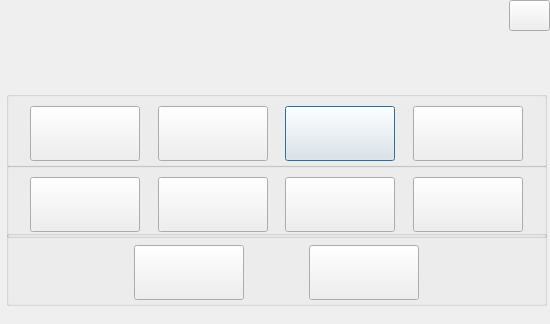
<?xml version="1.0" encoding="UTF-8"?>
<ui version="4.0">
 <class>Dialogmenu</class>
 <widget class="QDialog" name="Dialogmenu">
  <property name="geometry">
   <rect>
    <x>0</x>
    <y>0</y>
    <width>550</width>
    <height>324</height>
   </rect>
  </property>
  <property name="windowTitle">
   <string>植此青绿小游戏</string>
  </property>
  <widget class="QGroupBox" name="groupBox14">
   <property name="geometry">
    <rect>
     <x>6</x>
     <y>91</y>
     <width>541</width>
     <height>76</height>
    </rect>
   </property>
   <property name="styleSheet">
    <string notr="true"/>
   </property>
   <property name="title">
    <string/>
   </property>
   <property name="flat">
    <bool>false</bool>
   </property>
   <layout class="QGridLayout" name="gridLayout">
    <item row="0" column="5">
     <widget class="QPushButton" name="pushButton3">
      <property name="minimumSize">
       <size>
        <width>110</width>
        <height>55</height>
       </size>
      </property>
      <property name="font">
       <font>
        <family>江城正义体 400W</family>
        <pointsize>12</pointsize>
       </font>
      </property>
      <property name="text">
       <string/>
      </property>
     </widget>
    </item>
    <item row="0" column="6">
     <spacer name="horizontalSpacer_19">
      <property name="orientation">
       <enum>Qt::Horizontal</enum>
      </property>
      <property name="sizeHint" stdset="0">
       <size>
        <width>8</width>
        <height>20</height>
       </size>
      </property>
     </spacer>
    </item>
    <item row="0" column="2">
     <spacer name="horizontalSpacer_13">
      <property name="orientation">
       <enum>Qt::Horizontal</enum>
      </property>
      <property name="sizeHint" stdset="0">
       <size>
        <width>8</width>
        <height>20</height>
       </size>
      </property>
     </spacer>
    </item>
    <item row="0" column="1">
     <widget class="QPushButton" name="pushButton1">
      <property name="minimumSize">
       <size>
        <width>110</width>
        <height>55</height>
       </size>
      </property>
      <property name="font">
       <font>
        <family>思源黑体 CN Medium</family>
        <pointsize>15</pointsize>
        <bold>false</bold>
       </font>
      </property>
      <property name="text">
       <string/>
      </property>
     </widget>
    </item>
    <item row="0" column="8">
     <spacer name="horizontalSpacer_20">
      <property name="orientation">
       <enum>Qt::Horizontal</enum>
      </property>
      <property name="sizeHint" stdset="0">
       <size>
        <width>6</width>
        <height>20</height>
       </size>
      </property>
     </spacer>
    </item>
    <item row="0" column="7">
     <widget class="QPushButton" name="pushButton4">
      <property name="minimumSize">
       <size>
        <width>110</width>
        <height>55</height>
       </size>
      </property>
      <property name="font">
       <font>
        <family>江城正义体 400W</family>
        <pointsize>12</pointsize>
       </font>
      </property>
      <property name="text">
       <string/>
      </property>
     </widget>
    </item>
    <item row="0" column="3">
     <widget class="QPushButton" name="pushButton2">
      <property name="minimumSize">
       <size>
        <width>110</width>
        <height>55</height>
       </size>
      </property>
      <property name="font">
       <font>
        <family>江城正义体 400W</family>
        <pointsize>12</pointsize>
       </font>
      </property>
      <property name="text">
       <string/>
      </property>
     </widget>
    </item>
    <item row="0" column="4">
     <spacer name="horizontalSpacer_18">
      <property name="orientation">
       <enum>Qt::Horizontal</enum>
      </property>
      <property name="sizeHint" stdset="0">
       <size>
        <width>5</width>
        <height>20</height>
       </size>
      </property>
     </spacer>
    </item>
    <item row="0" column="0">
     <spacer name="horizontalSpacer_12">
      <property name="orientation">
       <enum>Qt::Horizontal</enum>
      </property>
      <property name="sizeHint" stdset="0">
       <size>
        <width>6</width>
        <height>20</height>
       </size>
      </property>
     </spacer>
    </item>
   </layout>
  </widget>
  <widget class="QGroupBox" name="groupBox58">
   <property name="geometry">
    <rect>
     <x>6</x>
     <y>162</y>
     <width>541</width>
     <height>76</height>
    </rect>
   </property>
   <property name="styleSheet">
    <string notr="true"/>
   </property>
   <property name="title">
    <string/>
   </property>
   <property name="flat">
    <bool>false</bool>
   </property>
   <layout class="QHBoxLayout" name="horizontalLayout_2">
    <item>
     <spacer name="horizontalSpacer_14">
      <property name="orientation">
       <enum>Qt::Horizontal</enum>
      </property>
      <property name="sizeHint" stdset="0">
       <size>
        <width>9</width>
        <height>20</height>
       </size>
      </property>
     </spacer>
    </item>
    <item>
     <widget class="QPushButton" name="pushButton5">
      <property name="minimumSize">
       <size>
        <width>110</width>
        <height>55</height>
       </size>
      </property>
      <property name="font">
       <font>
        <family>江城正义体 400W</family>
        <pointsize>12</pointsize>
       </font>
      </property>
      <property name="text">
       <string/>
      </property>
     </widget>
    </item>
    <item>
     <spacer name="horizontalSpacer_15">
      <property name="orientation">
       <enum>Qt::Horizontal</enum>
      </property>
      <property name="sizeHint" stdset="0">
       <size>
        <width>9</width>
        <height>20</height>
       </size>
      </property>
     </spacer>
    </item>
    <item>
     <widget class="QPushButton" name="pushButton6">
      <property name="minimumSize">
       <size>
        <width>110</width>
        <height>55</height>
       </size>
      </property>
      <property name="font">
       <font>
        <family>江城正义体 400W</family>
        <pointsize>12</pointsize>
       </font>
      </property>
      <property name="text">
       <string/>
      </property>
     </widget>
    </item>
    <item>
     <spacer name="horizontalSpacer_21">
      <property name="orientation">
       <enum>Qt::Horizontal</enum>
      </property>
      <property name="sizeHint" stdset="0">
       <size>
        <width>10</width>
        <height>20</height>
       </size>
      </property>
     </spacer>
    </item>
    <item>
     <widget class="QPushButton" name="pushButton7">
      <property name="minimumSize">
       <size>
        <width>110</width>
        <height>55</height>
       </size>
      </property>
      <property name="font">
       <font>
        <family>江城正义体 400W</family>
        <pointsize>12</pointsize>
       </font>
      </property>
      <property name="text">
       <string/>
      </property>
     </widget>
    </item>
    <item>
     <spacer name="horizontalSpacer_22">
      <property name="orientation">
       <enum>Qt::Horizontal</enum>
      </property>
      <property name="sizeHint" stdset="0">
       <size>
        <width>9</width>
        <height>20</height>
       </size>
      </property>
     </spacer>
    </item>
    <item>
     <widget class="QPushButton" name="pushButton8">
      <property name="minimumSize">
       <size>
        <width>110</width>
        <height>55</height>
       </size>
      </property>
      <property name="font">
       <font>
        <family>江城正义体 400W</family>
        <pointsize>12</pointsize>
       </font>
      </property>
      <property name="text">
       <string/>
      </property>
     </widget>
    </item>
    <item>
     <spacer name="horizontalSpacer_23">
      <property name="orientation">
       <enum>Qt::Horizontal</enum>
      </property>
      <property name="sizeHint" stdset="0">
       <size>
        <width>9</width>
        <height>20</height>
       </size>
      </property>
     </spacer>
    </item>
   </layout>
  </widget>
  <widget class="QGroupBox" name="groupBox910">
   <property name="geometry">
    <rect>
     <x>6</x>
     <y>230</y>
     <width>541</width>
     <height>76</height>
    </rect>
   </property>
   <property name="styleSheet">
    <string notr="true"/>
   </property>
   <property name="title">
    <string/>
   </property>
   <property name="flat">
    <bool>false</bool>
   </property>
   <layout class="QHBoxLayout" name="horizontalLayout_4">
    <item>
     <spacer name="horizontalSpacer_27">
      <property name="orientation">
       <enum>Qt::Horizontal</enum>
      </property>
      <property name="sizeHint" stdset="0">
       <size>
        <width>9</width>
        <height>20</height>
       </size>
      </property>
     </spacer>
    </item>
    <item>
     <spacer name="horizontalSpacer_28">
      <property name="orientation">
       <enum>Qt::Horizontal</enum>
      </property>
      <property name="sizeHint" stdset="0">
       <size>
        <width>9</width>
        <height>20</height>
       </size>
      </property>
     </spacer>
    </item>
    <item>
     <widget class="QPushButton" name="pushButton9">
      <property name="minimumSize">
       <size>
        <width>110</width>
        <height>55</height>
       </size>
      </property>
      <property name="font">
       <font>
        <family>江城正义体 400W</family>
        <pointsize>12</pointsize>
       </font>
      </property>
      <property name="text">
       <string/>
      </property>
     </widget>
    </item>
    <item>
     <spacer name="horizontalSpacer_29">
      <property name="orientation">
       <enum>Qt::Horizontal</enum>
      </property>
      <property name="sizeHint" stdset="0">
       <size>
        <width>10</width>
        <height>20</height>
       </size>
      </property>
     </spacer>
    </item>
    <item>
     <widget class="QPushButton" name="pushButton10">
      <property name="minimumSize">
       <size>
        <width>110</width>
        <height>55</height>
       </size>
      </property>
      <property name="font">
       <font>
        <family>江城正义体 400W</family>
        <pointsize>12</pointsize>
       </font>
      </property>
      <property name="text">
       <string/>
      </property>
     </widget>
    </item>
    <item>
     <spacer name="horizontalSpacer_30">
      <property name="orientation">
       <enum>Qt::Horizontal</enum>
      </property>
      <property name="sizeHint" stdset="0">
       <size>
        <width>9</width>
        <height>20</height>
       </size>
      </property>
     </spacer>
    </item>
    <item>
     <spacer name="horizontalSpacer_31">
      <property name="orientation">
       <enum>Qt::Horizontal</enum>
      </property>
      <property name="sizeHint" stdset="0">
       <size>
        <width>9</width>
        <height>20</height>
       </size>
      </property>
     </spacer>
    </item>
   </layout>
  </widget>
  <widget class="QLabel" name="labelbackground">
   <property name="geometry">
    <rect>
     <x>0</x>
     <y>0</y>
     <width>550</width>
     <height>324</height>
    </rect>
   </property>
   <property name="minimumSize">
    <size>
     <width>550</width>
     <height>324</height>
    </size>
   </property>
   <property name="maximumSize">
    <size>
     <width>550</width>
     <height>324</height>
    </size>
   </property>
   <property name="text">
    <string/>
   </property>
  </widget>
  <widget class="QLabel" name="labeltitle">
   <property name="geometry">
    <rect>
     <x>0</x>
     <y>0</y>
     <width>551</width>
     <height>101</height>
    </rect>
   </property>
   <property name="text">
    <string/>
   </property>
   <property name="alignment">
    <set>Qt::AlignCenter</set>
   </property>
  </widget>
  <widget class="QPushButton" name="btnranking">
   <property name="geometry">
    <rect>
     <x>18</x>
     <y>30</y>
     <width>121</width>
     <height>55</height>
    </rect>
   </property>
   <property name="minimumSize">
    <size>
     <width>110</width>
     <height>55</height>
    </size>
   </property>
   <property name="font">
    <font>
     <family>思源黑体 CN Medium</family>
     <pointsize>15</pointsize>
     <bold>false</bold>
    </font>
   </property>
   <property name="styleSheet">
    <string notr="true">border:none</string>
   </property>
   <property name="text">
    <string/>
   </property>
  </widget>
  <widget class="QPushButton" name="btnendlessmode">
   <property name="geometry">
    <rect>
     <x>414</x>
     <y>30</y>
     <width>121</width>
     <height>55</height>
    </rect>
   </property>
   <property name="minimumSize">
    <size>
     <width>110</width>
     <height>55</height>
    </size>
   </property>
   <property name="font">
    <font>
     <family>思源黑体 CN Medium</family>
     <pointsize>15</pointsize>
     <bold>false</bold>
    </font>
   </property>
   <property name="styleSheet">
    <string notr="true">border:none</string>
   </property>
   <property name="text">
    <string/>
   </property>
  </widget>
  <widget class="QPushButton" name="btnback">
   <property name="geometry">
    <rect>
     <x>509</x>
     <y>0</y>
     <width>41</width>
     <height>31</height>
    </rect>
   </property>
   <property name="text">
    <string/>
   </property>
  </widget>
  <widget class="QPushButton" name="btntitle">
   <property name="geometry">
    <rect>
     <x>169</x>
     <y>17</y>
     <width>221</width>
     <height>61</height>
    </rect>
   </property>
   <property name="styleSheet">
    <string notr="true">border:none</string>
   </property>
   <property name="text">
    <string/>
   </property>
  </widget>
  <zorder>labelbackground</zorder>
  <zorder>groupBox14</zorder>
  <zorder>groupBox58</zorder>
  <zorder>groupBox910</zorder>
  <zorder>labeltitle</zorder>
  <zorder>btnranking</zorder>
  <zorder>btnendlessmode</zorder>
  <zorder>btnback</zorder>
  <zorder>btntitle</zorder>
 </widget>
 <resources/>
 <connections/>
</ui>
